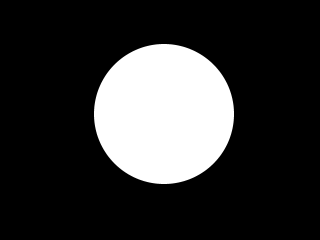
//> input picture PA3_pb1/Circles/Test1.pgm, 320 x 240 px
$ ./PA3_pb1   (built with g++ and OpenCV 4)
//> lines starting //> are read from the running program, lines starting //| are printed output that depends on the picture; after the words box and inside, x2 and y2 are one past the last pixel; in counts of white or black regions, pixels touching at a corner belong together
#include <opencv2/core/core.hpp>
#include <opencv2/highgui/highgui.hpp>
#include <opencv2/imgproc.hpp>
#include <iostream>
#include <cmath>
#include <string>
#include <stdio.h>
#include <stdlib.h>

using namespace cv;
using namespace std;

#define pi 3.141592653589793

struct node
{
	int data;
	struct node* next;
};

class linked_list
{
	private:
		node* head, * tail;

	public:
		linked_list()
		{
			head = NULL;
			tail = NULL;
		}

		void add_node(int n)
		{
			node* tmp = new node;
			tmp -> data = n;
			tmp -> next = NULL;

			if (head == NULL)
			{
				head = tmp;
				tail = tmp;
			}
			else
			{
				tail -> next = tmp;
				tail = tail -> next;
			}
		}

		void print()
		{
			node* ptr;
			ptr = head;

			while (ptr != NULL) {
				cout << ptr -> data << " ";
				ptr = ptr -> next;
			}
		}
};

void hough_circles(Mat img, vector<Vec3f> circles, int Radius)
{

}


int distance(int xi, int yi, int x0, int y0, int r)
{
	return abs( sqrt( pow((xi - x0),2) + pow((yi - y0), 2) ) - r );
}

int fitting_error(int n)
{
	int sum = 0;
	int i;

	for (i = 0; i < n; i++)
	{
		sum += 1;
	}

	sum /= n;
	return sum;
}

int main(int argc, char** argv)
{
	linked_list a;
	a.add_node(1);
	a.add_node(2);
	a.add_node(3);
	a.add_node(5);
	a.add_node(7);
	a.add_node(10);
	cout << "The linked list is: ";
	a.print();
	cout << endl << endl;

	// Read in images
	const int image_number = 14;
	string images[image_number];
	images[0] = "C:\\Users\\Lee\\source\\repos\\PA3_pb1\\PA3_pb1\\Circles\\test1.pgm";
	images[1] = "C:\\Users\\Lee\\source\\repos\\PA3_pb1\\PA3_pb1\\Circles\\test2.pgm";
	images[2] = "C:\\Users\\Lee\\source\\repos\\PA3_pb1\\PA3_pb1\\Circles\\test3.pgm";
	images[3] = "C:\\Users\\Lee\\source\\repos\\PA3_pb1\\PA3_pb1\\Circles\\test4.pgm";
	images[4] = "C:\\Users\\Lee\\source\\repos\\PA3_pb1\\PA3_pb1\\Circles\\test5.pgm";
	images[5] = "C:\\Users\\Lee\\source\\repos\\PA3_pb1\\PA3_pb1\\Circles\\C1.pgm";
	images[6] = "C:\\Users\\Lee\\source\\repos\\PA3_pb1\\PA3_pb1\\Circles\\C2.pgm";
	images[7] = "C:\\Users\\Lee\\source\\repos\\PA3_pb1\\PA3_pb1\\Circles\\C3.pgm";
	images[8] = "C:\\Users\\Lee\\source\\repos\\PA3_pb1\\PA3_pb1\\Circles\\C4.pgm";
	images[9] = "C:\\Users\\Lee\\source\\repos\\PA3_pb1\\PA3_pb1\\Circles\\C5.pgm";
	images[10] = "C:\\Users\\Lee\\source\\repos\\PA3_pb1\\PA3_pb1\\Circles\\C6.pgm";
	images[11] = "C:\\Users\\Lee\\source\\repos\\PA3_pb1\\PA3_pb1\\Circles\\overlap1.pgm";
	images[12] = "C:\\Users\\Lee\\source\\repos\\PA3_pb1\\PA3_pb1\\Circles\\overlap2.pgm";
	images[13] = "C:\\Users\\Lee\\source\\repos\\PA3_pb1\\PA3_pb1\\Circles\\overlap3.pgm";


	int i;
	for (i = 0; i < image_number; i++)
	{
		Mat img = imread(images[i], IMREAD_GRAYSCALE);
//> img is the input picture: 240 rows x 320 cols, CV_8UC1; min 0, max 255, mean 51.1
		imshow("Original Image", img);

		cout << images[i] << endl;
		cout << "Width: " << img.cols << endl;
//| Width: 320
		cout << "Height: " << img.rows << endl << endl;
//| Height: 240


		// Gaussian Blur to Reduce noise
		Mat img_blur;
		GaussianBlur(img, img_blur, Size(9, 9), 2, 2);
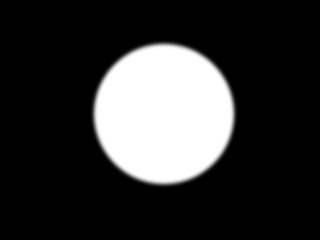
//> img_blur: 240 rows x 320 cols, CV_8UC1; min 0, max 255, mean 51.1
		imshow("Gaussian Blurred Image", img_blur);


		// Sobel Edge Detection
		// Generate grad_x and grad_y
		Mat grad_x, grad_y;
		Mat abs_grad_x, abs_grad_y;
		Mat img_grad;

		// Gradient X
		Sobel(img_blur, grad_x, CV_16S, 1, 0, 3, 1, 0, BORDER_DEFAULT);
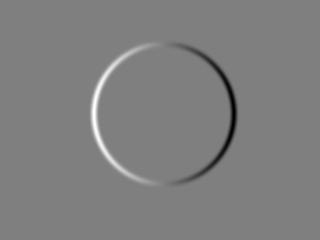
//> grad_x: 240 rows x 320 cols, CV_16SC1; min -392, max 392, mean 0; drawn with min black and max white
		convertScaleAbs(grad_x, abs_grad_x);
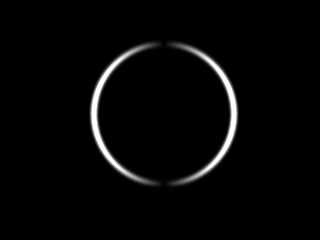
//> abs_grad_x: 240 rows x 320 cols, CV_8UC1; min 0, max 255, mean 6.8

		// Gradient Y
		Sobel(img_blur, grad_y, CV_16S, 0, 1, 3, 1, 0, BORDER_DEFAULT);
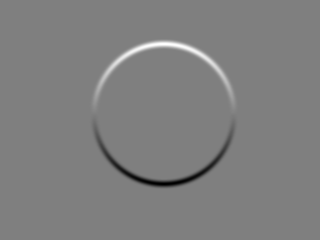
//> grad_y: 240 rows x 320 cols, CV_16SC1; min -392, max 392, mean 0; drawn with min black and max white
		convertScaleAbs(grad_y, abs_grad_y);
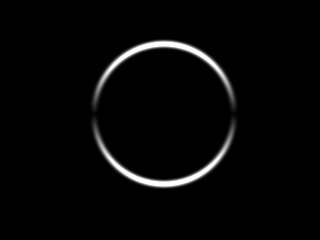
//> abs_grad_y: 240 rows x 320 cols, CV_8UC1; min 0, max 255, mean 6.8

		// Total Gradient (approximate)
		addWeighted(abs_grad_x, 0.5, abs_grad_y, 0.5, 0, img_grad);
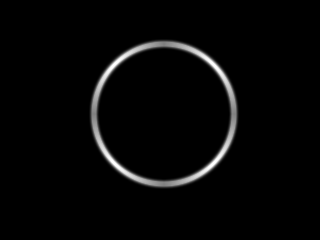
//> img_grad: 240 rows x 320 cols, CV_8UC1; min 0, max 255, mean 6.8
		imshow("Sobel Edge Detection", img_grad);


		// Thresholding
		Mat img_threshold;
		double thresh = 50;
		double maxValue = 255;

		threshold(img_grad, img_threshold, thresh, maxValue, THRESH_BINARY);
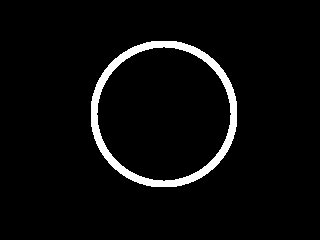
//> img_threshold: 240 rows x 320 cols, CV_8UC1; 4.2% white; 1 white region, box (x1, y1, x2, y2) and area: (91, 41, 237, 187) 3248
		imshow("Thresholding", img_threshold);


		// Apply the Hough Transform to find the circles
		vector<Vec3f> circles;
//> (the run ends here: the program needs code that is not available in this run, at `hough_circles(img_threshold, circles);`)
